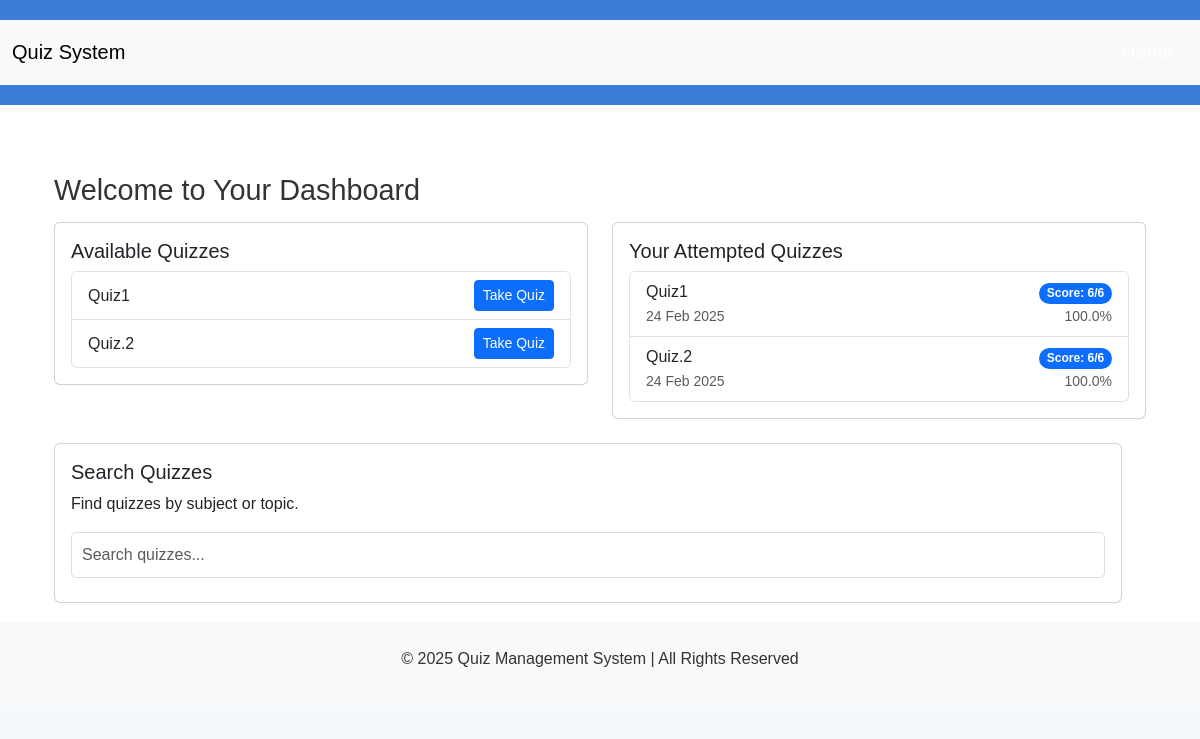
Screenshot of /user/dashboard (signed in) with the database file from the repository.
### app.py (models this page shows)
class Quiz(db.Model):
    id = db.Column(db.Integer, primary_key=True)
    title = db.Column(db.String(100), nullable=False)
    duration = db.Column(db.Integer, nullable=False)
    chapter_id = db.Column(db.Integer, db.ForeignKey('chapter.id'), nullable=False)
    questions = db.relationship('Question', backref='quiz', lazy=True)
    attempts = db.relationship('QuizAttempt', backref='quiz', lazy=True)

class QuizAttempt(db.Model):
    id = db.Column(db.Integer, primary_key=True)
    user_id = db.Column(db.Integer, db.ForeignKey('user.id'), nullable=False)
    quiz_id = db.Column(db.Integer, db.ForeignKey('quiz.id'), nullable=False)
    score = db.Column(db.Integer, nullable=False)
    date_attempted = db.Column(db.DateTime, default=datetime.utcnow)

### app.py (the view)
@app.route('/user/dashboard', methods=['GET', 'POST'])
@login_required
def user_dashboard():
    available_quizzes = Quiz.query.all()
    attempted_quizzes = QuizAttempt.query.filter_by(user_id=current_user.id).all()
    return render_template('user/dashboard.html',
                           available_quizzes=available_quizzes,
                           attempted_quizzes=attempted_quizzes)

### app.py (called while the page is built)
@login_manager.user_loader
def load_user(user_id):
    return User.query.get(int(user_id))

### templates/user/dashboard.html (shortened to what this page needs)
{% extends 'base.html' %}
{% block content %}
<div class="container mt-5">
    <h2>Welcome to Your Dashboard</h2>
    <div class="row">
        <div class="col-md-6">
            <div class="card mb-4">
                <div class="card-body">
                    <h5 class="card-title">Available Quizzes</h5>
                    {% if available_quizzes %}
                        <ul class="list-group">
                        {% for quiz in available_quizzes %}
                            <li class="list-group-item d-flex justify-content-between align-items-center">
                                {{ quiz.title }}
                                <a href="{{ url_for('take_quiz', quiz_id=quiz.id) }}" class="btn btn-primary btn-sm">Take Quiz</a>
                            </li>
                        {% endfor %}
                        </ul>
                    {% else %}
                        <p class="text-muted">No available quizzes at the moment.</p>
                    {% endif %}
                </div>
            </div>
        </div>
        <div class="col-md-6">
            <div class="card mb-4">
                <div class="card-body">
                    <h5 class="card-title">Your Attempted Quizzes</h5>
                    {% if attempted_quizzes %}
                        <ul class="list-group">
                        {% for attempt in attempted_quizzes %}
                            <li class="list-group-item d-flex justify-content-between align-items-center">
                                <div>
                                    {{ attempt.quiz.title }}<br>
                                    <small class="text-muted">
                                        {% if attempt.date_attempted %}
                                            {{ attempt.date_attempted.strftime('%d %b %Y') }}
                                        {% else %}
                                            Unknown Date
                                        {% endif %}
                                    </small>
                                </div>
                                <div class="text-end">
                                    {% set total_questions = attempt.quiz.questions|length %}
                                    {% set percentage = (attempt.score / total_questions) * 100 if total_questions > 0 else 0 %}
                                    <span class="badge bg-primary rounded-pill">
                                        Score: {{ attempt.score }}/{{ total_questions }}
                                    </span>
                                    <br>
                                    <small class="text-muted">
                                        {{ percentage|round(1) }}%
                                    </small>
                                </div>
                            </li>
                        {% endfor %}
                        </ul>
                    {% else %}
                        <p class="text-muted">You haven't attempted any quizzes yet.</p>
                    {% endif %}
                </div>
            </div>
        </div>
    <div class="row">
        <div class="col-md-12">
            <div class="card">
                <div class="card-body">
                    <h5 class="card-title">Search Quizzes</h5>
                    <p class="card-text">Find quizzes by subject or topic.</p>
                    <input type="text" id="searchQuery" class="form-control mb-2" placeholder="Search quizzes..." oninput="filterQuizzes()">
                </div>
            </div>
        </div>
    </div>
</div>
{% endblock %}

### static/css/style.css (style rules this page uses)
body { font-family: Arial, sans-serif; background-color: #f4f7fa; color: #333; }
main h2 { font-size: 1.8em; margin-bottom: 15px; }
input[type="text"], input[type="email"], input[type="password"], select, textarea { width: 100%; padding: 10px; margin: 10px 0; border: 1px solid #ddd; border-radius: 5px; font-size: 1em; }

### rows the page displays
Quiz: title "Quiz1"
Quiz: title "Quiz.2"
QuizAttempt: quiz "Quiz1", date_attempted "24 Feb 2025", score "6", percentage "100.0"
QuizAttempt: quiz "Quiz.2", date_attempted "24 Feb 2025", score "6", percentage "100.0"
